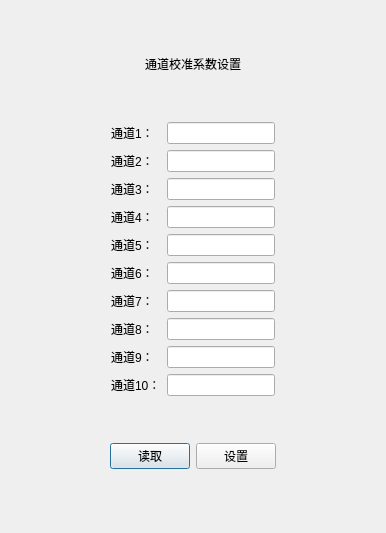
<?xml version="1.0" encoding="UTF-8"?>
<ui version="4.0">
 <class>channekParameter_Dialog</class>
 <widget class="QDialog" name="channekParameter_Dialog">
  <property name="geometry">
   <rect>
    <x>0</x>
    <y>0</y>
    <width>386</width>
    <height>533</height>
   </rect>
  </property>
  <property name="windowTitle">
   <string>通道参数配置界面</string>
  </property>
  <property name="windowIcon">
   <iconset resource="images/img.qrc">
    <normaloff>:/new/prefix1/icon_1.png</normaloff>:/new/prefix1/icon_1.png</iconset>
  </property>
  <layout class="QGridLayout" name="gridLayout" rowstretch="2,6,2,1">
   <item row="2" column="0" colspan="3">
    <layout class="QHBoxLayout" name="horizontalLayout_2">
     <item>
      <spacer name="horizontalSpacer_5">
       <property name="orientation">
        <enum>Qt::Horizontal</enum>
       </property>
       <property name="sizeHint" stdset="0">
        <size>
         <width>40</width>
         <height>20</height>
        </size>
       </property>
      </spacer>
     </item>
     <item>
      <widget class="QPushButton" name="read_pushButton">
       <property name="text">
        <string>读取</string>
       </property>
      </widget>
     </item>
     <item>
      <widget class="QPushButton" name="write_pushButton">
       <property name="text">
        <string>设置</string>
       </property>
      </widget>
     </item>
     <item>
      <spacer name="horizontalSpacer_6">
       <property name="orientation">
        <enum>Qt::Horizontal</enum>
       </property>
       <property name="sizeHint" stdset="0">
        <size>
         <width>40</width>
         <height>20</height>
        </size>
       </property>
      </spacer>
     </item>
    </layout>
   </item>
   <item row="0" column="0" colspan="3">
    <layout class="QHBoxLayout" name="horizontalLayout">
     <item>
      <spacer name="horizontalSpacer_3">
       <property name="orientation">
        <enum>Qt::Horizontal</enum>
       </property>
       <property name="sizeHint" stdset="0">
        <size>
         <width>40</width>
         <height>20</height>
        </size>
       </property>
      </spacer>
     </item>
     <item>
      <widget class="QLabel" name="label">
       <property name="styleSheet">
        <string notr="true">font: 14pt &quot;黑体&quot;;</string>
       </property>
       <property name="text">
        <string>通道校准系数设置</string>
       </property>
      </widget>
     </item>
     <item>
      <spacer name="horizontalSpacer_4">
       <property name="orientation">
        <enum>Qt::Horizontal</enum>
       </property>
       <property name="sizeHint" stdset="0">
        <size>
         <width>40</width>
         <height>20</height>
        </size>
       </property>
      </spacer>
     </item>
    </layout>
   </item>
   <item row="1" column="1">
    <layout class="QFormLayout" name="formLayout">
     <item row="0" column="0">
      <widget class="QLabel" name="label_2">
       <property name="text">
        <string>通道1：</string>
       </property>
      </widget>
     </item>
     <item row="0" column="1">
      <widget class="QLineEdit" name="lineEdit"/>
     </item>
     <item row="1" column="0">
      <widget class="QLabel" name="label_4">
       <property name="text">
        <string>通道2：</string>
       </property>
      </widget>
     </item>
     <item row="1" column="1">
      <widget class="QLineEdit" name="lineEdit_2"/>
     </item>
     <item row="2" column="0">
      <widget class="QLabel" name="label_3">
       <property name="text">
        <string>通道3：</string>
       </property>
      </widget>
     </item>
     <item row="2" column="1">
      <widget class="QLineEdit" name="lineEdit_3"/>
     </item>
     <item row="3" column="0">
      <widget class="QLabel" name="label_5">
       <property name="text">
        <string>通道4：</string>
       </property>
      </widget>
     </item>
     <item row="3" column="1">
      <widget class="QLineEdit" name="lineEdit_4"/>
     </item>
     <item row="4" column="0">
      <widget class="QLabel" name="label_6">
       <property name="text">
        <string>通道5：</string>
       </property>
      </widget>
     </item>
     <item row="4" column="1">
      <widget class="QLineEdit" name="lineEdit_5"/>
     </item>
     <item row="5" column="0">
      <widget class="QLabel" name="label_7">
       <property name="text">
        <string>通道6：</string>
       </property>
      </widget>
     </item>
     <item row="5" column="1">
      <widget class="QLineEdit" name="lineEdit_6"/>
     </item>
     <item row="6" column="0">
      <widget class="QLabel" name="label_8">
       <property name="text">
        <string>通道7：</string>
       </property>
      </widget>
     </item>
     <item row="6" column="1">
      <widget class="QLineEdit" name="lineEdit_7"/>
     </item>
     <item row="7" column="0">
      <widget class="QLabel" name="label_9">
       <property name="text">
        <string>通道8：</string>
       </property>
      </widget>
     </item>
     <item row="7" column="1">
      <widget class="QLineEdit" name="lineEdit_8"/>
     </item>
     <item row="8" column="0">
      <widget class="QLabel" name="label_10">
       <property name="text">
        <string>通道9：</string>
       </property>
      </widget>
     </item>
     <item row="8" column="1">
      <widget class="QLineEdit" name="lineEdit_9"/>
     </item>
     <item row="9" column="0">
      <widget class="QLabel" name="label_11">
       <property name="text">
        <string>通道10：</string>
       </property>
      </widget>
     </item>
     <item row="9" column="1">
      <widget class="QLineEdit" name="lineEdit_10"/>
     </item>
    </layout>
   </item>
   <item row="1" column="0">
    <spacer name="horizontalSpacer">
     <property name="orientation">
      <enum>Qt::Horizontal</enum>
     </property>
     <property name="sizeHint" stdset="0">
      <size>
       <width>93</width>
       <height>20</height>
      </size>
     </property>
    </spacer>
   </item>
   <item row="1" column="2">
    <spacer name="horizontalSpacer_2">
     <property name="orientation">
      <enum>Qt::Horizontal</enum>
     </property>
     <property name="sizeHint" stdset="0">
      <size>
       <width>93</width>
       <height>20</height>
      </size>
     </property>
    </spacer>
   </item>
   <item row="3" column="0" colspan="3">
    <spacer name="horizontalSpacer_7">
     <property name="orientation">
      <enum>Qt::Horizontal</enum>
     </property>
     <property name="sizeHint" stdset="0">
      <size>
       <width>40</width>
       <height>20</height>
      </size>
     </property>
    </spacer>
   </item>
  </layout>
 </widget>
 <resources>
  <include location="images/img.qrc"/>
 </resources>
 <connections/>
</ui>
